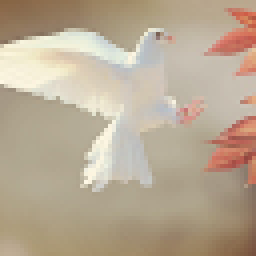
//> input picture dove.png, 64 x 64 px (shown 4 times larger)
$ ./main   (built with g++ and OpenCV 4)
//> lines starting //> are read from the running program, lines starting //| are printed output that depends on the picture
#include <opencv2/opencv.hpp>
#include <iostream>
#include <iomanip>

using namespace cv;
using namespace ml;
using namespace std;

float round_float(const float input)
{
    return floor(input + 0.5f);
}

void add_noise(Mat &mat, float scale)
{
    for (int j = 0; j < mat.rows; j++)
    {
        for (int i = 0; i < mat.cols; i++)
        {
            float noise = static_cast<float>(rand() % 256);
            noise /= 255.0f;

            mat.at<float>(j, i) = (mat.at<float>(j, i) + noise*scale) / (1.0f + scale);

            if (mat.at<float>(j, i) < 0)
                mat.at<float>(j, i) = 0;
            else if (mat.at<float>(j, i) > 1)
                mat.at<float>(j, i) = 1;
        }
    }
}


int main(int argc, char *argv[])
{
        const int image_width = 64;
        const int image_height = 64;

        // Read in 64 row x 64 column images
        Mat dove = imread("dove.png", IMREAD_GRAYSCALE);
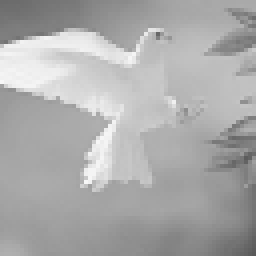
//> dove: 64 rows x 64 cols, CV_8UC1 (shown 4 times larger); min 89, max 247, mean 171.1
        Mat flowers = imread("flowers.png", IMREAD_GRAYSCALE);
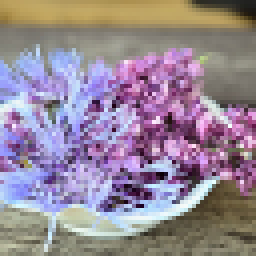
//> input picture flowers.png, 64 x 64 px (shown 4 times larger)
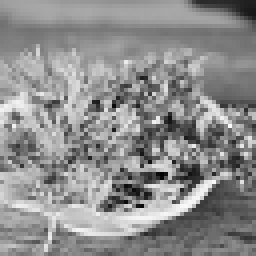
//> flowers: 64 rows x 64 cols, CV_8UC1 (shown 4 times larger); min 3, max 251, mean 140.8
        Mat peacock = imread("peacock.png", IMREAD_GRAYSCALE);
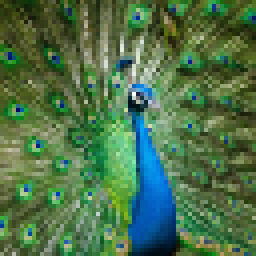
//> input picture peacock.png, 64 x 64 px (shown 4 times larger)
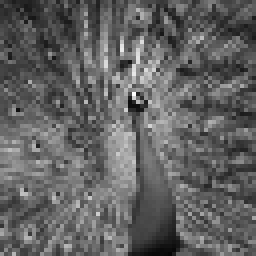
//> peacock: 64 rows x 64 cols, CV_8UC1 (shown 4 times larger); min 5, max 255, mean 97.7
        Mat statue = imread("statue.png", IMREAD_GRAYSCALE);
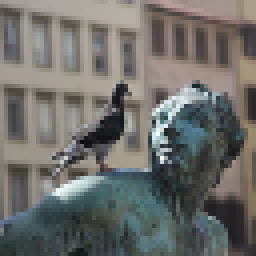
//> input picture statue.png, 64 x 64 px (shown 4 times larger)
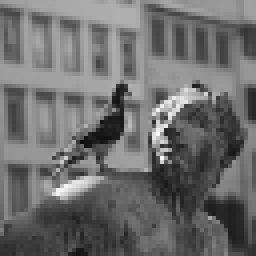
//> statue: 64 rows x 64 cols, CV_8UC1 (shown 4 times larger); min 13, max 250, mean 108.9

        // Reshape from 64 rows x 64 columns image to 1 row x (64*64) columns
        dove = dove.reshape(0, 1);
//> dove = 4096 values, max 247 at index 1280, min 89 at index 4095, mean 171.1
        flowers = flowers.reshape(0, 1);
//> flowers = 4096 values, max 251 at index 2041, min 3 at index 2792, mean 140.8
        peacock = peacock.reshape(0, 1);
//> peacock = 4096 values, max 255 at index 1505, min 5 at index 4074, mean 97.68
        statue = statue.reshape(0, 1);
//> statue = 4096 values, max 250 at index 2151, min 13 at index 2260, mean 108.9

        // Convert CV_8UC1 to CV_32FC1
        Mat flt_dove(dove.rows, dove.cols, CV_32FC1);
//> flt_dove = 4096 values from 0 to 0

        for (int j = 0; j < dove.rows; j++)
            for (int i = 0; i < dove.cols; i++)
                flt_dove.at<float>(j, i) = dove.at<unsigned char>(j, i) / 255.0f;
//> after the loop, flt_dove = 4096 values, max 0.969 at index 1280, min 0.349 at index 4095, mean 0.671

        Mat flt_flowers(flowers.rows, flowers.cols, CV_32FC1);
//> flt_flowers = 4096 values from 0 to 0

        for (int j = 0; j < flowers.rows; j++)
            for (int i = 0; i < flowers.cols; i++)
                flt_flowers.at<float>(j, i) = flowers.at<unsigned char>(j, i) / 255.0f;
//> after the loop, flt_flowers = 4096 values, max 0.984 at index 2041, min 0.0118 at index 2792, mean 0.552

        Mat flt_peacock(peacock.rows, peacock.cols, CV_32FC1);
//> flt_peacock = 4096 values from 0 to 0

        for (int j = 0; j < peacock.rows; j++)
            for (int i = 0; i < peacock.cols; i++)
                flt_peacock.at<float>(j, i) = peacock.at<unsigned char>(j, i) / 255.0f;
//> after the loop, flt_peacock = 4096 values, max 1 at index 1505, min 0.0196 at index 4074, mean 0.383

        Mat flt_statue = Mat(statue.rows, statue.cols, CV_32FC1);
//> flt_statue = 4096 values from 0 to 0

        for (int j = 0; j < statue.rows; j++)
            for (int i = 0; i < statue.cols; i++)
                flt_statue.at<float>(j, i) = statue.at<unsigned char>(j, i) / 255.0f;
//> after the loop, flt_statue = 4096 values, max 0.98 at index 2151, min 0.051 at index 2260, mean 0.427

        Ptr<ANN_MLP> mlp = ANN_MLP::create();

        // Neural network elements
        const int num_input_neurons = dove.cols; // One input neuron per grayscale pixel
//> num_input_neurons = 4096
        const int num_output_neurons = 2; // 4 images to classify, so number of bits needed is ceiling(ln(n)/ln(2))
        const int num_hidden_neurons = static_cast<int>(sqrtf(image_width*image_height*num_output_neurons));
        Mat layersSize = Mat(3, 1, CV_16UC1);
        layersSize.row(0) = Scalar(num_input_neurons);
//> layersSize = [4096, 0, 0]
        layersSize.row(1) = Scalar(num_hidden_neurons);
        layersSize.row(2) = Scalar(num_output_neurons);
        mlp->setLayerSizes(layersSize);

        // Set various parameters
        mlp->setActivationFunction(ANN_MLP::ActivationFunctions::SIGMOID_SYM);
        TermCriteria termCrit = TermCriteria(TermCriteria::Type::COUNT + TermCriteria::Type::EPS, 1, 0.000001);
        mlp->setTermCriteria(termCrit);
        mlp->setTrainMethod(ANN_MLP::TrainingMethods::BACKPROP, 0.0001);

        Mat output_training_data = Mat(1, num_output_neurons, CV_32FC1).clone();

        // Train the network once
        output_training_data.at<float>(0, 0) = -1;
        output_training_data.at<float>(0, 1) = -1;
        Ptr<TrainData> trainingData = TrainData::create(flt_dove, SampleTypes::ROW_SAMPLE, output_training_data);
        mlp->train(trainingData, ANN_MLP::TrainFlags::NO_INPUT_SCALE | ANN_MLP::TrainFlags::NO_OUTPUT_SCALE);

        // Train the network again and again
        for (int i = 1; i < 1000; i++)
        {
            if (i % 100 == 0)
                cout << i << endl;

            // Make noisy version of images to be used as network input
            Mat flt_dove_noise = flt_dove.clone();
            add_noise(flt_dove_noise, 0.1f);


            /*imshow("flt_dove_noise",flt_dove_noise.reshape(1,64));
            waitKey(0);*/

            // Train for image 1
            output_training_data.at<float>(0, 0) = -1;
            output_training_data.at<float>(0, 1) = -1;
            trainingData = TrainData::create(flt_dove_noise, SampleTypes::ROW_SAMPLE, output_training_data);
            mlp->train(trainingData, ANN_MLP::TrainFlags::UPDATE_WEIGHTS | ANN_MLP::TrainFlags::NO_INPUT_SCALE | ANN_MLP::TrainFlags::NO_OUTPUT_SCALE);
        }

        int num_tests = 100;
        int num_successes = 0;
        int num_failures = 0;

        // Test the network again and again
        for (int i = 0; i < num_tests; i++)
        {
            // Use noisy input images
            Mat flt_dove_noise = flt_dove.clone();
            add_noise(flt_dove_noise, 0.1f);

            Mat result;
            mlp->predict(flt_dove_noise, result);

            if ((result.at<float>(0, 0)) < 0 && (result.at<float>(0, 1) < 0))
            {
                num_successes++;
            }
            else
            {
                num_failures++;
            }

        }
//> this loop made 100 passes
//> result on passes 1 to 12: [-1.72, -0.851], [-1.72, -0.852], [-1.72, -0.852], [-1.72, -0.851], [-1.72, -0.851], [-1.72, -0.852], [-1.72, -0.85], [-1.72, -0.85], [-1.72, -0.85], [-1.72, -0.851], [-1.72, -0.852], [-1.72, -0.852]
//> after the loop, num_successes = 100; num_failures = 0

        cout << "Success rate: " << 100.0*static_cast<double>(num_successes) / static_cast<double>(num_tests) << "%" << endl;
//| Success rate: 100%

        return 0;
}
